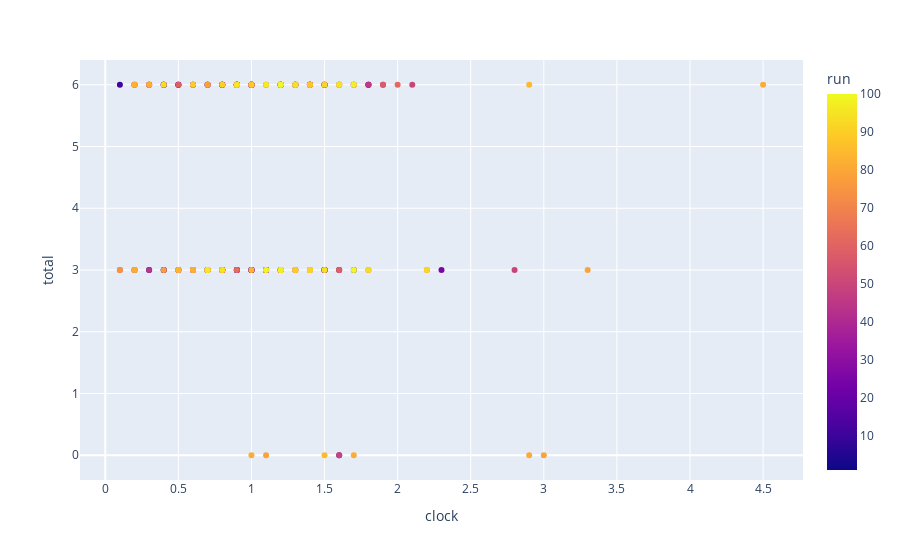

The notebook cell saved with this chart:
### Code cell
fig = px.scatter(df, x='clock', y='total', color='run', hover_data=['op','success'])
fig.show()

#fig.write_image("test.png")
#Image('test.png')

### Figure 1 — Plotly figure (JSON) as saved in the notebook; plotly's stock layout.template omitted (floating-point values rounded to 4 significant figures; data arrays with more than 128 entries replaced by an {"elided": "..."} marker saying what was removed)
{"data": [{"customdata": {"elided": "208x2 mixed values"}, "hoverlabel": {"namelength": 0}, "hovertemplate": "clock=%{x}<br>total=%{y}<br>op=%{customdata[0]}<br>success=%{customdata[1]}<br>run=%{marker.color}", "legendgroup": "", "marker": {"color": {"elided": "208 int values"}, "coloraxis": "coloraxis", "symbol": "circle"}, "mode": "markers", "name": "", "showlegend": false, "type": "scatter", "x": {"elided": "208 float values"}, "xaxis": "x", "y": {"elided": "208 int values"}, "yaxis": "y"}], "layout": {"coloraxis": {"colorbar": {"title": {"text": "run"}}, "colorscale": [[0, "#0d0887"], [0.1111, "#46039f"], [0.2222, "#7201a8"], [0.3333, "#9c179e"], [0.4444, "#bd3786"], [0.5556, "#d8576b"], [0.6667, "#ed7953"], [0.7778, "#fb9f3a"], [0.8889, "#fdca26"], [1, "#f0f921"]]}, "legend": {"tracegroupgap": 0}, "margin": {"t": 60}, "xaxis": {"anchor": "y", "domain": [0, 1], "title": {"text": "clock"}}, "yaxis": {"anchor": "x", "domain": [0, 1], "title": {"text": "total"}}}}
